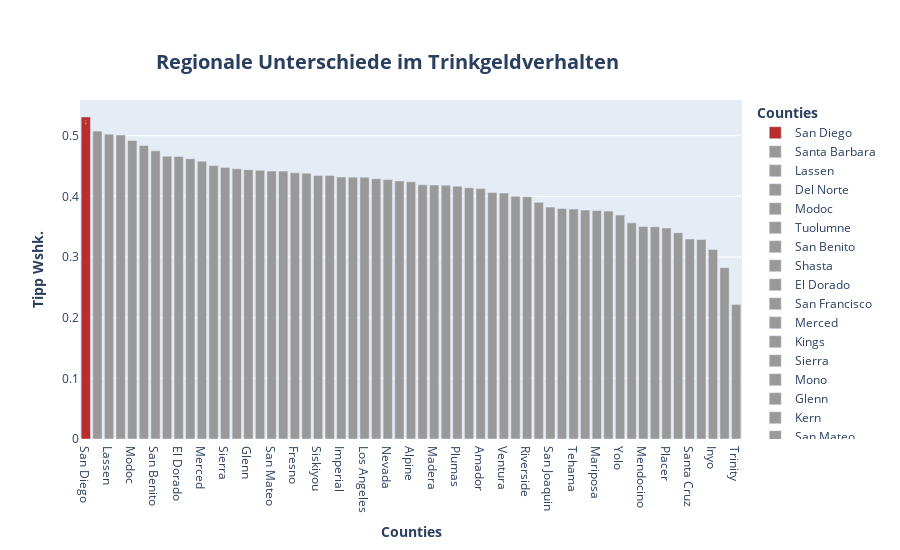

Notebook source saved alongside this figure:
### Code cell
# hline bei 0.5 
# schlechtestes County hervorheben mit Zahl (siehe bestes)
# vllt hintergrundfarbe entfernen

fig1 = go.Figure()

for county in df_county_tip2.county:
 fig1.add_trace(
  go.Bar(
   x= df_county_tip2.loc[df_county_tip2.county == county].county,
   y= df_county_tip2.loc[df_county_tip2.county == county].tip,
   name= county,
   showlegend= True,
   marker= dict(color= px.colors.qualitative.Set1[8]),
   width= 0.8
  )
 )

 
fig1.update_traces(marker_color= px.colors.qualitative.G10[8], text= df_county_tip2.loc[df_county_tip2.tip == df_county_tip2.tip.max()].tip[0].round(3), selector= dict(name= df_county_tip2.loc[df_county_tip2.tip == df_county_tip2.tip.max()].county[0]))

fig1.update_layout(legend=dict(groupclick="toggleitem"),title= dict(text= "<b>Regionale Unterschiede im Trinkgeldverhalten</b>", font_size= 20, xanchor= "center", yanchor= "top", y=0.9, x=0.43), legend_title_text = "<b>Counties</b>", height= 550)
fig1.update_xaxes(title_text="<b>Counties</b>")
fig1.update_yaxes(title_text="<b>Tipp Wshk.</b>")
fig1.show()

### Figure 1 — Plotly figure (JSON) as saved in the notebook; plotly's stock layout.template omitted (floating-point values rounded to 4 significant figures)
{"data": [{"marker": {"color": "#B82E2E"}, "name": "San Diego", "showlegend": true, "text": "0.531", "type": "bar", "width": 0.8, "x": ["San Diego"], "y": [0.5309]}, {"marker": {"color": "rgb(153,153,153)"}, "name": "Santa Barbara", "showlegend": true, "type": "bar", "width": 0.8, "x": ["Santa Barbara"], "y": [0.5075]}, {"marker": {"color": "rgb(153,153,153)"}, "name": "Lassen", "showlegend": true, "type": "bar", "width": 0.8, "x": ["Lassen"], "y": [0.5025]}, {"marker": {"color": "rgb(153,153,153)"}, "name": "Del Norte", "showlegend": true, "type": "bar", "width": 0.8, "x": ["Del Norte"], "y": [0.5012]}, {"marker": {"color": "rgb(153,153,153)"}, "name": "Modoc", "showlegend": true, "type": "bar", "width": 0.8, "x": ["Modoc"], "y": [0.4921]}, {"marker": {"color": "rgb(153,153,153)"}, "name": "Tuolumne", "showlegend": true, "type": "bar", "width": 0.8, "x": ["Tuolumne"], "y": [0.4839]}, {"marker": {"color": "rgb(153,153,153)"}, "name": "San Benito", "showlegend": true, "type": "bar", "width": 0.8, "x": ["San Benito"], "y": [0.475]}, {"marker": {"color": "rgb(153,153,153)"}, "name": "Shasta", "showlegend": true, "type": "bar", "width": 0.8, "x": ["Shasta"], "y": [0.4662]}, {"marker": {"color": "rgb(153,153,153)"}, "name": "El Dorado", "showlegend": true, "type": "bar", "width": 0.8, "x": ["El Dorado"], "y": [0.4659]}, {"marker": {"color": "rgb(153,153,153)"}, "name": "San Francisco", "showlegend": true, "type": "bar", "width": 0.8, "x": ["San Francisco"], "y": [0.4621]}, {"marker": {"color": "rgb(153,153,153)"}, "name": "Merced", "showlegend": true, "type": "bar", "width": 0.8, "x": ["Merced"], "y": [0.4579]}, {"marker": {"color": "rgb(153,153,153)"}, "name": "Kings", "showlegend": true, "type": "bar", "width": 0.8, "x": ["Kings"], "y": [0.4509]}, {"marker": {"color": "rgb(153,153,153)"}, "name": "Sierra", "showlegend": true, "type": "bar", "width": 0.8, "x": ["Sierra"], "y": [0.4475]}, {"marker": {"color": "rgb(153,153,153)"}, "name": "Mono", "showlegend": true, "type": "bar", "width": 0.8, "x": ["Mono"], "y": [0.4455]}, {"marker": {"color": "rgb(153,153,153)"}, "name": "Glenn", "showlegend": true, "type": "bar", "width": 0.8, "x": ["Glenn"], "y": [0.444]}, {"marker": {"color": "rgb(153,153,153)"}, "name": "Kern", "showlegend": true, "type": "bar", "width": 0.8, "x": ["Kern"], "y": [0.4429]}, {"marker": {"color": "rgb(153,153,153)"}, "name": "San Mateo", "showlegend": true, "type": "bar", "width": 0.8, "x": ["San Mateo"], "y": [0.4418]}, {"marker": {"color": "rgb(153,153,153)"}, "name": "Yuba", "showlegend": true, "type": "bar", "width": 0.8, "x": ["Yuba"], "y": [0.4416]}, {"marker": {"color": "rgb(153,153,153)"}, "name": "Fresno", "showlegend": true, "type": "bar", "width": 0.8, "x": ["Fresno"], "y": [0.4388]}, {"marker": {"color": "rgb(153,153,153)"}, "name": "Orange", "showlegend": true, "type": "bar", "width": 0.8, "x": ["Orange"], "y": [0.4382]}, {"marker": {"color": "rgb(153,153,153)"}, "name": "Siskiyou", "showlegend": true, "type": "bar", "width": 0.8, "x": ["Siskiyou"], "y": [0.4345]}, {"marker": {"color": "rgb(153,153,153)"}, "name": "Santa Clara", "showlegend": true, "type": "bar", "width": 0.8, "x": ["Santa Clara"], "y": [0.4343]}, {"marker": {"color": "rgb(153,153,153)"}, "name": "Imperial", "showlegend": true, "type": "bar", "width": 0.8, "x": ["Imperial"], "y": [0.4319]}, {"marker": {"color": "rgb(153,153,153)"}, "name": "Humboldt", "showlegend": true, "type": "bar", "width": 0.8, "x": ["Humboldt"], "y": [0.4317]}, {"marker": {"color": "rgb(153,153,153)"}, "name": "Los Angeles", "showlegend": true, "type": "bar", "width": 0.8, "x": ["Los Angeles"], "y": [0.4316]}, {"marker": {"color": "rgb(153,153,153)"}, "name": "Calaveras", "showlegend": true, "type": "bar", "width": 0.8, "x": ["Calaveras"], "y": [0.4292]}, {"marker": {"color": "rgb(153,153,153)"}, "name": "Nevada", "showlegend": true, "type": "bar", "width": 0.8, "x": ["Nevada"], "y": [0.4278]}, {"marker": {"color": "rgb(153,153,153)"}, "name": "Napa", "showlegend": true, "type": "bar", "width": 0.8, "x": ["Napa"], "y": [0.4254]}, {"marker": {"color": "rgb(153,153,153)"}, "name": "Alpine", "showlegend": true, "type": "bar", "width": 0.8, "x": ["Alpine"], "y": [0.424]}, {"marker": {"color": "rgb(153,153,153)"}, "name": "Sutter", "showlegend": true, "type": "bar", "width": 0.8, "x": ["Sutter"], "y": [0.419]}, {"marker": {"color": "rgb(153,153,153)"}, "name": "Madera", "showlegend": true, "type": "bar", "width": 0.8, "x": ["Madera"], "y": [0.4188]}, {"marker": {"color": "rgb(153,153,153)"}, "name": "Solano", "showlegend": true, "type": "bar", "width": 0.8, "x": ["Solano"], "y": [0.4184]}, {"marker": {"color": "rgb(153,153,153)"}, "name": "Plumas", "showlegend": true, "type": "bar", "width": 0.8, "x": ["Plumas"], "y": [0.4168]}, {"marker": {"color": "rgb(153,153,153)"}, "name": "Contra Costa", "showlegend": true, "type": "bar", "width": 0.8, "x": ["Contra Costa"], "y": [0.4141]}, {"marker": {"color": "rgb(153,153,153)"}, "name": "Amador", "showlegend": true, "type": "bar", "width": 0.8, "x": ["Amador"], "y": [0.4128]}, {"marker": {"color": "rgb(153,153,153)"}, "name": "Colusa", "showlegend": true, "type": "bar", "width": 0.8, "x": ["Colusa"], "y": [0.4063]}, {"marker": {"color": "rgb(153,153,153)"}, "name": "Ventura", "showlegend": true, "type": "bar", "width": 0.8, "x": ["Ventura"], "y": [0.4056]}, {"marker": {"color": "rgb(153,153,153)"}, "name": "San Bernardino", "showlegend": true, "type": "bar", "width": 0.8, "x": ["San Bernardino"], "y": [0.4]}, {"marker": {"color": "rgb(153,153,153)"}, "name": "Riverside", "showlegend": true, "type": "bar", "width": 0.8, "x": ["Riverside"], "y": [0.3993]}, {"marker": {"color": "rgb(153,153,153)"}, "name": "San Luis Obispo", "showlegend": true, "type": "bar", "width": 0.8, "x": ["San Luis Obispo"], "y": [0.3901]}, {"marker": {"color": "rgb(153,153,153)"}, "name": "San Joaquin", "showlegend": true, "type": "bar", "width": 0.8, "x": ["San Joaquin"], "y": [0.3823]}, {"marker": {"color": "rgb(153,153,153)"}, "name": "Monterey", "showlegend": true, "type": "bar", "width": 0.8, "x": ["Monterey"], "y": [0.3801]}, {"marker": {"color": "rgb(153,153,153)"}, "name": "Tehama", "showlegend": true, "type": "bar", "width": 0.8, "x": ["Tehama"], "y": [0.379]}, {"marker": {"color": "rgb(153,153,153)"}, "name": "Stanislaus", "showlegend": true, "type": "bar", "width": 0.8, "x": ["Stanislaus"], "y": [0.3775]}, {"marker": {"color": "rgb(153,153,153)"}, "name": "Mariposa", "showlegend": true, "type": "bar", "width": 0.8, "x": ["Mariposa"], "y": [0.3766]}, {"marker": {"color": "rgb(153,153,153)"}, "name": "Alameda", "showlegend": true, "type": "bar", "width": 0.8, "x": ["Alameda"], "y": [0.3758]}, {"marker": {"color": "rgb(153,153,153)"}, "name": "Yolo", "showlegend": true, "type": "bar", "width": 0.8, "x": ["Yolo"], "y": [0.3691]}, {"marker": {"color": "rgb(153,153,153)"}, "name": "Marin", "showlegend": true, "type": "bar", "width": 0.8, "x": ["Marin"], "y": [0.3563]}, {"marker": {"color": "rgb(153,153,153)"}, "name": "Mendocino", "showlegend": true, "type": "bar", "width": 0.8, "x": ["Mendocino"], "y": [0.3505]}, {"marker": {"color": "rgb(153,153,153)"}, "name": "Sonoma", "showlegend": true, "type": "bar", "width": 0.8, "x": ["Sonoma"], "y": [0.3499]}, {"marker": {"color": "rgb(153,153,153)"}, "name": "Placer", "showlegend": true, "type": "bar", "width": 0.8, "x": ["Placer"], "y": [0.3478]}, {"marker": {"color": "rgb(153,153,153)"}, "name": "Sacramento", "showlegend": true, "type": "bar", "width": 0.8, "x": ["Sacramento"], "y": [0.3401]}, {"marker": {"color": "rgb(153,153,153)"}, "name": "Santa Cruz", "showlegend": true, "type": "bar", "width": 0.8, "x": ["Santa Cruz"], "y": [0.3297]}, {"marker": {"color": "rgb(153,153,153)"}, "name": "Lake", "showlegend": true, "type": "bar", "width": 0.8, "x": ["Lake"], "y": [0.3289]}, {"marker": {"color": "rgb(153,153,153)"}, "name": "Inyo", "showlegend": true, "type": "bar", "width": 0.8, "x": ["Inyo"], "y": [0.3124]}, {"marker": {"color": "rgb(153,153,153)"}, "name": "Tulare", "showlegend": true, "type": "bar", "width": 0.8, "x": ["Tulare"], "y": [0.2825]}, {"marker": {"color": "rgb(153,153,153)"}, "name": "Trinity", "showlegend": true, "type": "bar", "width": 0.8, "x": ["Trinity"], "y": [0.2216]}], "layout": {"height": 550, "legend": {"groupclick": "toggleitem", "title": {"text": "<b>Counties</b>"}}, "title": {"font": {"size": 20}, "text": "<b>Regionale Unterschiede im Trinkgeldverhalten</b>", "x": 0.43, "xanchor": "center", "y": 0.9, "yanchor": "top"}, "xaxis": {"title": {"text": "<b>Counties</b>"}}, "yaxis": {"title": {"text": "<b>Tipp Wshk.</b>"}}}}
